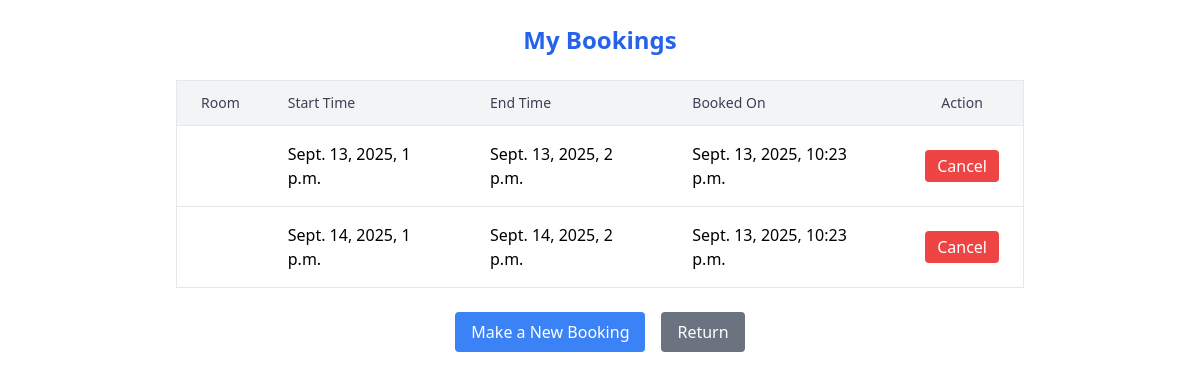
Page /my_booking/ (signed in) on the committed database.
### booking/models.py (models this page shows, shortened)
class Booking(models.Model) :
    room = models.ForeignKey(Room, on_delete=models.CASCADE)
    user = models.ForeignKey(User, on_delete=models.CASCADE)
    start_time = models.DateTimeField()
    end_time = models.DateTimeField()
    created_at = models.DateTimeField(auto_now_add=True)

### booking/views.py (the view)
# urls.py: path('my_booking/', views.my_booking, name='my_booking'),
@login_required(login_url='login')
def my_booking(request):
    bookings = Booking.objects.filter(user=request.user)
    now = timezone.now()
    return render(request, "booking/my_booking.html", {"bookings": bookings, "now": now})

### booking/templates/booking/my_booking.html (shortened to what this page needs)
<!DOCTYPE html>
<html lang="en">
<head>
    <script src="https://cdn.tailwindcss.com"></script>
</head>
{% block content %}
<div class="max-w-4xl mx-auto p-6">
    <h2 class="text-2xl font-bold mb-6 text-center text-blue-600">My Bookings</h2>
    {% if bookings %}
    <div class="overflow-x-auto">
        <table class="min-w-full border border-gray-200 divide-y divide-gray-200">
            <thead class="bg-gray-100">
                <tr>
                    <th class="px-6 py-3 text-left text-sm font-medium text-gray-700">Room</th>
                    <th class="px-6 py-3 text-left text-sm font-medium text-gray-700">Start Time</th>
                    <th class="px-6 py-3 text-left text-sm font-medium text-gray-700">End Time</th>
                    <th class="px-6 py-3 text-left text-sm font-medium text-gray-700">Booked On</th>
                    <th class="px-6 py-3 text-center text-sm font-medium text-gray-700">Action</th>
                </tr>
            </thead>
            <tbody class="bg-white divide-y divide-gray-200">
                {% for booking in bookings %}
                <tr class="hover:bg-gray-50">
                    <td class="px-6 py-4">{{ booking.room.name }}</td>
                    <td class="px-6 py-4">{{ booking.start_time }}</td>
                    <td class="px-6 py-4">{{ booking.end_time }}</td>
                    <td class="px-6 py-4">{{ booking.created_at }}</td>
                    <td class="px-6 py-4 text-center">
                        <form method="POST" action="{% url 'cancel_booking' booking.id %}">
                            <button type="submit"
                                    class="bg-red-500 text-white px-3 py-1 rounded hover:bg-red-600 transition">
                                Cancel
                            </button>
                        </form>
                    </td>
                </tr>
                {% endfor %}
            </tbody>
        </table>
    </div>
    {% else %}
    <p class="text-gray-500 mt-4 text-center">You don’t have any bookings yet.</p>
    {% endif %}
    <div class="mt-6 flex justify-center space-x-4">
        <a href="{% url 'room_select' %}"
           class="bg-blue-500 text-white px-4 py-2 rounded hover:bg-blue-600 transition">
            Make a New Booking
        </a>
        <a href="{% url 'home' %}"
           class="bg-gray-500 text-white px-4 py-2 rounded hover:bg-gray-600 transition">
            Return
        </a>
    </div>
</div>
{% endblock %}

### rows in the picture
Booking: start_time "Sept. 13, 2025, 1 p.m.", end_time "Sept. 13, 2025, 2 p.m.", created_at "Sept. 13, 2025, 10:23 p.m."
Booking: start_time "Sept. 14, 2025, 1 p.m.", end_time "Sept. 14, 2025, 2 p.m.", created_at "Sept. 13, 2025, 10:23 p.m."
